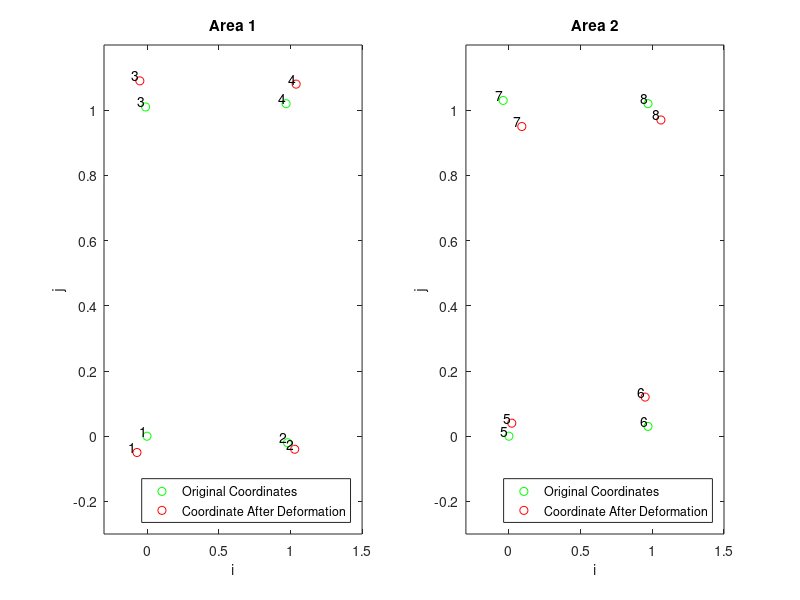

The MATLAB source for this figure:
% Kyle King
% BIOE404
% 10-22-2014

clc, clear all, close all % boilerplate

% Intialize Data from Table - each row is a new marker, column (1) = i coordinates, etc.
preMarkers = [0, 0; 0.98, -0.02; -0.01, 1.01; 0.97, 1.02; 0, 0; 0.97, 0.03; -0.04, 1.03; 0.97, 1.02];
postMarkers = [-0.07, -0.05; 1.03, -0.04; -0.05, 1.09; 1.04, 1.08; 0.02, 0.04; 0.95, 0.12; 0.09, 0.95; 1.06, 0.97];

%% a) Plot points for before and after deformation

% Indicate number of each spot
labels = cellstr( num2str([1:4]') );
labels2 = cellstr( num2str([5:8]') );

% Plot the first area
figure(1), subplot(1, 2, 1)
plot(preMarkers(1:4,1), preMarkers(1:4,2), 'go'), hold on
plot(postMarkers(1:4, 1), postMarkers(1:4, 2), 'ro')
% Label the points from 1->4
text(preMarkers(1:4,1), preMarkers(1:4,2), labels, 'VerticalAlignment','bottom', 'HorizontalAlignment','right')
text(postMarkers(1:4,1), postMarkers(1:4,2), labels, 'VerticalAlignment','bottom', 'HorizontalAlignment','right')
legend('Original Coordinates', 'Coordinate After Deformation', 'Location','SouthEast'), title('Area 1'), xlabel('i'),  ylabel('j'), axis([-0.3, 1.5, -0.3, 1.2]) , hold off
hold off

% Plot the second area
subplot(1, 2, 2)
plot(preMarkers(5:8,1), preMarkers(5:8,2), 'go'), hold on
plot(postMarkers(5:8, 1), postMarkers(5:8, 2), 'ro')
% Label the points from 5->8
text(preMarkers(5:8,1), preMarkers(5:8,2), labels2, 'VerticalAlignment','bottom', 'HorizontalAlignment','right')
text(postMarkers(5:8,1), postMarkers(5:8,2), labels2, 'VerticalAlignment','bottom', 'HorizontalAlignment','right')
legend('Original Coordinates', 'Coordinate After Deformation', 'Location','SouthEast'), title('Area 2'), xlabel('i'),  ylabel('j'), axis([-0.3, 1.5, -0.3, 1.2]) , hold off
hold off

% Intialize Marker Table of initial point, final point, and displacement
markerTable = zeros(8, 6);
for i = 1:8
  for j = 1:2
    markerTable(i,j) = preMarkers(i, j);
    markerTable(i, j+2) = postMarkers(i,j);
    % Find the displacement in columns 5 and 6 of markerTable
    markerTable(i, j+3) = postMarkers(i,1) - preMarkers(i, 1);
    markerTable(i, j+4) = postMarkers(i,2) - preMarkers(i, 2);
  end
end
% markerTable % for testing

%% b) find the four displacement gradients, ∂u/∂x0
% point 1-2, 3-4, 5-6, 7-8 for ∂u/∂x0i
for areaAnalysis = 0:4:4
  sumiMark = 0; sumjMark = 0;
  for i = 2:2:4
    sumiMark = sumiMark + ((markerTable(i+areaAnalysis, 5) - markerTable(i-1+areaAnalysis, 5))/(markerTable(i+areaAnalysis, 1) - markerTable(i-1+areaAnalysis, 1)));
    sumjMark = sumjMark + ((markerTable(i+areaAnalysis, 6) - markerTable(i-1+areaAnalysis, 6))/(markerTable(i+areaAnalysis, 1) - markerTable(i-1+areaAnalysis, 1)));
  end
  duidxi(areaAnalysis/4+1) = (1/2)*sumiMark;
  dujdxi(areaAnalysis/4+1) = (1/2)*sumjMark;

  % 1-3, 2-4, 5-7, 6-8 to calculate ∂u/∂x0j
  sumiMark = 0; sumjMark = 0;
  for i = 3:1:4
    sumiMark = sumiMark + ((markerTable(i+areaAnalysis, 5) - markerTable(i-2+areaAnalysis, 5))/(markerTable(i+areaAnalysis, 2) - markerTable(i-2+areaAnalysis, 2)));
    sumjMark = sumjMark + ((markerTable(i+areaAnalysis, 6) - markerTable(i-2+areaAnalysis, 6))/(markerTable(i+areaAnalysis, 2) - markerTable(i-2+areaAnalysis, 2)));
  end
  duidxj(areaAnalysis/4+1) = (1/2)*sumiMark;
  dujdxj(areaAnalysis/4+1) = (1/2)*sumjMark;
end

% Print answers
disp([' In order of: ' 'Area 1' ' then Area 2'])

duidxi
dujdxi
duidxj
dujdxj

%% c) Utilize these displacement gradients to compute the Lagrangian strain tensor, E, and the infinitessimal strain tensor, ε,for each quadrant.

for areaAnalysis = 1:2
  Eii(areaAnalysis) = (1/2)*(2*duidxi(areaAnalysis) + duidxi(areaAnalysis)^2 + duidxj(areaAnalysis)^2);
  Eij(areaAnalysis) = (1/2)*(duidxj(areaAnalysis) + dujdxi(areaAnalysis) + duidxj(areaAnalysis)*duidxi(areaAnalysis) + dujdxi(areaAnalysis)*dujdxj(areaAnalysis));
  Eji(areaAnalysis) = (1/2)*(duidxj(areaAnalysis) + dujdxi(areaAnalysis) + duidxj(areaAnalysis)*duidxi(areaAnalysis) + dujdxi(areaAnalysis)*dujdxj(areaAnalysis));
  Ejj(areaAnalysis) = (1/2)*(2*dujdxj(areaAnalysis) + dujdxi(areaAnalysis)^2 + dujdxj(areaAnalysis)^2);


  eii(areaAnalysis) = (1/2)*(2*duidxi(areaAnalysis));
  eij(areaAnalysis) = (1/2)*(duidxj(areaAnalysis) + dujdxi(areaAnalysis));
  eji(areaAnalysis) = (1/2)*(duidxj(areaAnalysis) + dujdxi(areaAnalysis));
  ejj(areaAnalysis) = (1/2)*(2*dujdxj(areaAnalysis));
end

% Lagrangian
EareaOne = [Eii(1), Eij(1); Eji(1), Ejj(1)]
% Infinitesimal
eareaOne = [eii(1), eij(1); eji(1), ejj(1)]


EareaTwo = [Eii(2), Eij(2); Eji(2), Ejj(2)]
eareaTwo = [eii(2), eij(2); eji(2), ejj(2)]

%% d) Which strain tensor, Lagrangian or infinitesimal, is more appropriate for describing this deformation?

disp('Lagrangian tensor analysis works best for large strains where the squared term represents a similar magnitude value of the summation, whereas the infinitesimal strain is best for minuscule strains such as those in cells of tissue. In this case the strain is great enough to warrant the more specific analysis of the Lagrangian strain tensor as the infinitesimal strain tensor deviates greater than 1% from the Lagrangian calculation')

%% e) Do the two areas indicate that there is homogeneous deformation across the tissue?

disp('There is non-homogeneous deformation as indicated by the variation in the duidxi, dujdxi, duidxj, and dujdxj terms for both areas.')